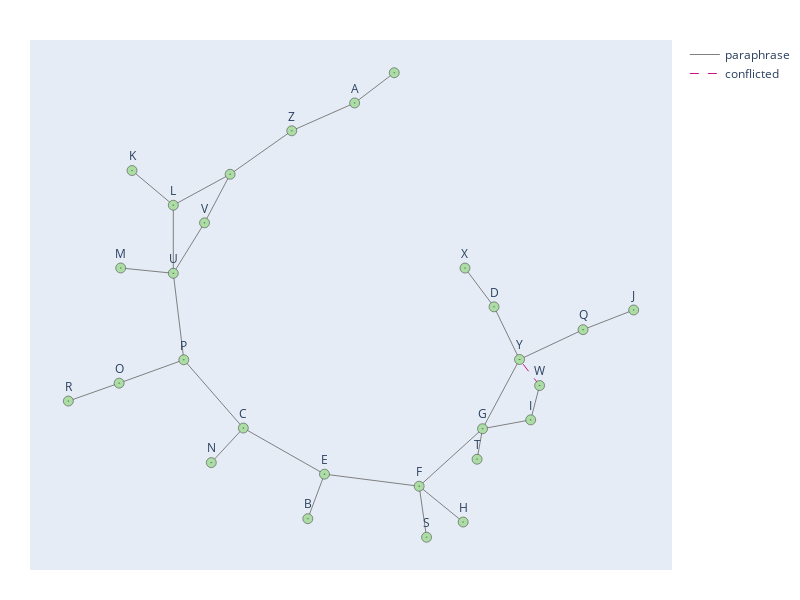

Source (notebook cell):
### Code cell
plot(unbalanced_subgraphs[1], mislabeled_pairs[1])

### Figure 1 — Plotly figure (JSON) as saved in the notebook; plotly's stock layout.template omitted (floating-point values rounded to 4 significant figures)
{"data": [{"hoverinfo": "none", "line": {"color": "gray", "width": 1}, "mode": "lines", "name": "paraphrase", "showlegend": true, "type": "scatter", "x": [0.04193, 0.1699, null, 0.04193, -0.1613, null, -0.1094, -0.05562, null, -0.3178, -0.05562, null, -0.3178, -0.4214, null, -0.3178, -0.5102, null, 0.4924, 0.5748, null, 0.4924, 0.3984, null, -0.05562, 0.2504, null, 0.2504, 0.3926, null, 0.2504, 0.4552, null, 0.2504, 0.2743, null, 0.4552, 0.4375, null, 0.4552, 0.6108, null, 0.4552, 0.5748, null, 0.6108, 0.6396, null, 0.9435, 0.78, null, -0.6775, -0.5441, null, -0.5441, -0.5441, null, -0.5441, -0.3604, null, -0.7141, -0.5441, null, -0.7191, -0.5102, null, -0.7191, -0.8833, null, -0.5102, -0.5441, null, 0.78, 0.5748, null, -0.5441, -0.4432, null, -0.4432, -0.3604, null, -0.1613, -0.3604, null], "y": [0.8861, 1, null, 0.8861, 0.7811, null, -0.6819, -0.5139, null, -0.34, -0.5139, null, -0.34, -0.4704, null, -0.34, -0.08254, null, 0.1171, -0.08142, null, 0.1171, 0.2634, null, -0.5139, -0.5594, null, -0.5594, -0.6945, null, -0.5594, -0.3425, null, -0.5594, -0.7519, null, -0.3425, -0.4576, null, -0.3425, -0.3091, null, -0.3425, -0.08142, null, -0.3091, -0.1797, null, 0.1053, 0.03105, null, 0.6311, 0.5003, null, 0.5003, 0.2436, null, 0.5003, 0.6171, null, 0.2637, 0.2436, null, -0.1707, -0.08254, null, -0.1707, -0.2383, null, -0.08254, 0.2436, null, 0.03105, -0.08142, null, 0.2436, 0.4339, null, 0.4339, 0.6171, null, 0.7811, 0.6171, null]}, {"hoverinfo": "none", "line": {"color": "gray", "dash": "dash", "width": 1}, "mode": "lines", "name": "non-paraphrase", "showlegend": true, "type": "scatter", "x": [], "y": []}, {"hoverinfo": "none", "line": {"color": "mediumvioletred", "dash": "dash", "width": 1}, "mode": "lines", "name": "conflicted", "showlegend": true, "type": "scatter", "x": [0.6396, 0.5748, null], "y": [-0.1797, -0.08142, null]}, {"marker": {"color": ["rgb(171,221,164)", "rgb(171,221,164)", "rgb(171,221,164)", "rgb(171,221,164)", "rgb(171,221,164)", "rgb(171,221,164)", "rgb(171,221,164)", "rgb(171,221,164)", "rgb(171,221,164)", "rgb(171,221,164)", "rgb(171,221,164)", "rgb(171,221,164)", "rgb(171,221,164)", "rgb(171,221,164)", "rgb(171,221,164)", "rgb(171,221,164)", "rgb(171,221,164)", "rgb(171,221,164)", "rgb(171,221,164)", "rgb(171,221,164)", "rgb(171,221,164)", "rgb(171,221,164)", "rgb(171,221,164)", "rgb(171,221,164)", "rgb(171,221,164)", "rgb(171,221,164)", "rgb(171,221,164)", "rgb(171,221,164)"], "line": {"color": "rgb(50,50,50)", "width": 0.5}, "size": 10, "symbol": "circle-dot"}, "mode": "markers+text", "showlegend": false, "text": ["A", "B", "C", "D", "E", "F", "G", "H", "I", "J", "K", "L", "M", "N", "O", "P", "Q", "R", "S", "T", "U", "V", "W", "X", "Y", "Z"], "textposition": "top center", "type": "scatter", "x": [0.04193, -0.1094, -0.3178, 0.4924, -0.05562, 0.2504, 0.4552, 0.3926, 0.6108, 0.9435, -0.6775, -0.5441, -0.7141, -0.4214, -0.7191, -0.5102, 0.78, -0.8833, 0.2743, 0.4375, -0.5441, -0.4432, 0.6396, 0.3984, 0.5748, -0.1613, 0.1699, -0.3604], "y": [0.8861, -0.6819, -0.34, 0.1171, -0.5139, -0.5594, -0.3425, -0.6945, -0.3091, 0.1053, 0.6311, 0.5003, 0.2637, -0.4704, -0.1707, -0.08254, 0.03105, -0.2383, -0.7519, -0.4576, 0.2436, 0.4339, -0.1797, 0.2634, -0.08142, 0.7811, 1, 0.6171]}], "layout": {"autosize": false, "font": {"size": 12}, "height": 600, "hovermode": "closest", "margin": {"b": 20, "l": 5, "r": 5, "t": 40}, "width": 800, "xaxis": {"showgrid": false, "showline": false, "showticklabels": false, "title": {"text": ""}, "zeroline": false}, "yaxis": {"showgrid": false, "showline": false, "showticklabels": false, "title": {"text": ""}, "zeroline": false}}}
